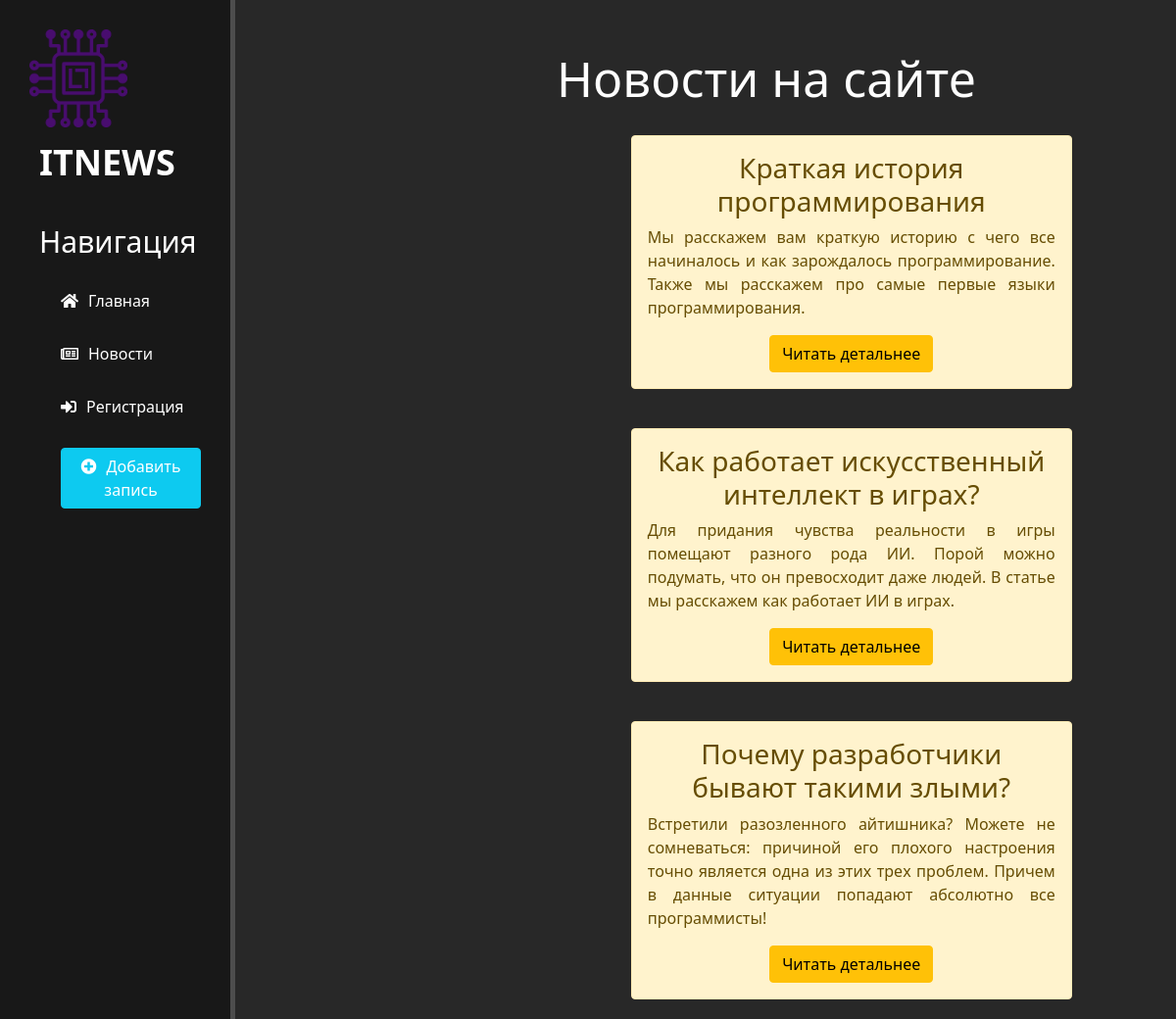
Page /news/ on the committed database.
### news/models.py (models this page shows, shortened)
class Articles(models.Model):
    title = models.CharField('Название', max_length=100)
    anons = models.TextField('Анонс')
    full_text = models.TextField('Статья')
    date = models.DateField('Дата публикации')
    slug = AutoSlugField(populate_from='title')
    class Meta:
        verbose_name = 'Новость'
        verbose_name_plural = 'Новости'

### news/views.py (the view)
# urls.py: path('', views.news_home, name ='news_home'),
def news_home(request):
    news = Articles.objects.order_by('date')
    return render(request, 'news/news_home.html',{'news': news})

### news/templates/news/news_home.html (shortened to what this page needs)
{% extends 'main/layout.html' %}
{% block content %}
    <div class="content">
        <h1>Новости на сайте</h1>
        {% for el in news %}
            <div class="alert alert-warning news">
                <h3 class="text-left">{{ el.title }}</h3>
                <p>{{ el.anons }}</p>
                <a href="{% url 'news_detail' el.slug %}" class="btn btn-warning text-center">Читать детальнее</a>
            </div>
        {% endfor %}
    </div>
{%endblock%}

### main/templates/main/layout.html (shortened to what this page needs)
{% load static %}
<!doctype html>
<html lang="en">
<head>
    <link rel="stylesheet" href="https://cdnjs.cloudflare.com/ajax/libs/animate.css/4.1.1/animate.min.css" />
    <link rel="stylesheet" href="https://cdn.jsdelivr.net/npm/bootstrap@5.1.3/dist/css/bootstrap.min.css">
    <link rel="stylesheet" href="{% static 'main/css/main.css' %}">
    <link rel="stylesheet" href="https://use.fontawesome.com/releases/v5.8.2/css/all.css">
</head>
<body>
    <aside>
        <img src="{% static 'main/img/logo.png'%}" alt="">
        <span class="logo">ITNEWS</span>
        <h3>Навигация</h3>
        <ul>
            <li><a href="{% url 'home' %}"><i class="fas fa-home"></i>Главная</a></li>
            <li><a href="{% url 'news_home' %}"><i class="far fa-newspaper"></i>Новости</a></li>
            <li><a href="{% url 'registration' %}"><i class="fas fa-sign-in-alt"></i>Регистрация</a></li>
            <li><a href="{% url 'create' %}"><button class ="btn btn-info"style="color: white"><i class="fas fa-plus-circle"></i>Добавить запись</button></a></li>
        </ul>
    </aside>
    <main>
    {% block content %} {% endblock %}
    </main>
</body>
</html>

### main/static/main/css/main.css (style rules this page uses)
body { background:#282828; }
aside { float:left; background:#181818; width: 20%; padding: 2.5%; height: 100vmax; color:white; border-right:5px solid #4d4d4d; position: fixed; }
aside img { width: 100px; }
aside .logo { font-size: 36px; margin-left: 10px; font-weight: bold; position: relative; bottom: -9px; }
aside h3 { margin-top: 45px; font-size: 30px; margin-left:10px; }
aside ul { list-style: none }
aside ul li a { color: white; display: block; margin-top: 30px; text-decoration:none; transition: transform .6s ease; }
aside ul li i { margin-right: 10px }
.news { float: left; clear: both; width: 450px; margin: 20px 34%; animation:fadeInUp; animation-duration: 1.7s; }
.content { float: left; color: white; margin-top: 50px; text-align: center; width: 72%; margin-left:350px; }
.content h1 { font-size:50px; }
.content h3 { text-align:center; }
.content p { text-align:justify; }

### rows in the picture
Articles: title "Краткая история программирования", anons "Мы расскажем вам краткую историю с чего все начиналось и как зарождалось программирование. Также мы расскажем про самые первые языки программирования."
Articles: title "Как работает искусственный интеллект в играх?", anons "Для придания чувства реальности в игры помещают разного рода ИИ. Порой можно подумать, что он превосходит даже людей. В статье мы расскажем как работает ИИ в играх."
Articles: title "Почему разработчики бывают такими злыми?", anons "Встретили разозленного айтишника? Можете не сомневаться: причиной его плохого настроения точно является одна из этих трех проблем. Причем в данные ситуации попадают абсолютно все программисты!"
